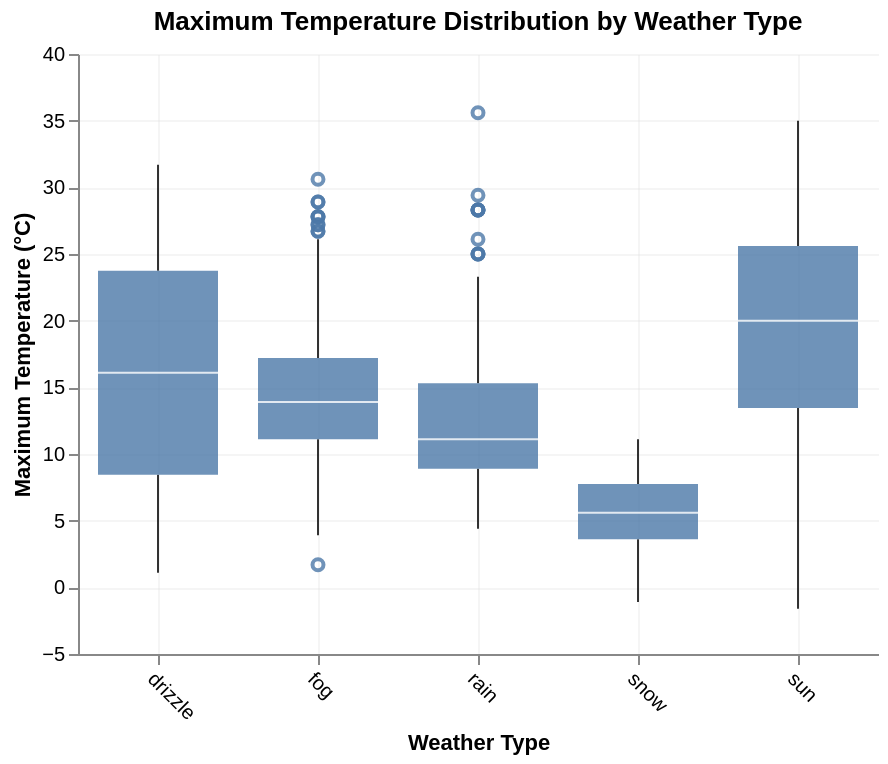

Write notebook code for a chart like this one.
### Code cell
# Create boxplot
chart = alt.Chart(weather).mark_boxplot(
    size=60,
    opacity=0.8
).encode(
    x=alt.X(
        'weather:N',
        title='Weather Type',
        axis=alt.Axis(labelAngle=45) 
    ),
    y=alt.Y(
        'temp_max:Q',
        title='Maximum Temperature (°C)'
    )
).properties(
    width=400,
    height=300,
    title='Maximum Temperature Distribution by Weather Type'
).resolve_scale(
    color='independent'
)

# Add grid (optional - Altair has subtle gridlines by default)
chart_with_grid = chart.configure_axis(
    grid=True,
    gridOpacity=0.3
).configure_view(
    strokeWidth=0 
)

chart_with_grid

### Figure 1 — Vega-Lite specification as saved in the notebook (floating-point values rounded to 4 significant figures; data arrays with more than 128 entries replaced by an {"elided": "..."} marker saying what was removed)
{"config": {"view": {"continuousWidth": 300, "continuousHeight": 300, "strokeWidth": 0}, "axis": {"grid": true, "gridOpacity": 0.3}}, "data": {"name": "data-6881b3c76720a51ecae2e2fb5659aff4"}, "mark": {"type": "boxplot", "opacity": 0.8, "size": 60}, "encoding": {"x": {"axis": {"labelAngle": 45}, "field": "weather", "title": "Weather Type", "type": "nominal"}, "y": {"field": "temp_max", "title": "Maximum Temperature (°C)", "type": "quantitative"}}, "height": 300, "resolve": {"scale": {"color": "independent"}}, "title": "Maximum Temperature Distribution by Weather Type", "width": 400, "$schema": "https://vega.github.io/schema/vega-lite/v5.20.1.json", "datasets": {"data-6881b3c76720a51ecae2e2fb5659aff4": {"elided": "1461 records"}}}
